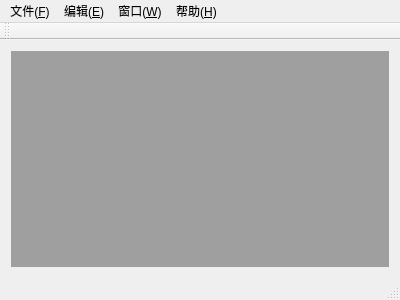
<?xml version="1.0" encoding="UTF-8"?>
<ui version="4.0">
 <class>MainWindow</class>
 <widget class="QMainWindow" name="MainWindow">
  <property name="geometry">
   <rect>
    <x>0</x>
    <y>0</y>
    <width>400</width>
    <height>300</height>
   </rect>
  </property>
  <property name="windowTitle">
   <string>MainWindow</string>
  </property>
  <widget class="QWidget" name="centralWidget">
   <layout class="QGridLayout" name="gridLayout">
    <item row="0" column="0">
     <widget class="QMdiArea" name="mdiArea"/>
    </item>
   </layout>
  </widget>
  <widget class="QMenuBar" name="menuBar">
   <property name="geometry">
    <rect>
     <x>0</x>
     <y>0</y>
     <width>400</width>
     <height>23</height>
    </rect>
   </property>
   <widget class="QMenu" name="menuF">
    <property name="title">
     <string>文件(&amp;F)</string>
    </property>
    <addaction name="actionNew"/>
    <addaction name="actionOpen"/>
    <addaction name="separator"/>
    <addaction name="actionSave"/>
    <addaction name="actionSaveAs"/>
    <addaction name="separator"/>
    <addaction name="actionExit"/>
   </widget>
   <widget class="QMenu" name="menuE">
    <property name="title">
     <string>编辑(&amp;E)</string>
    </property>
    <addaction name="actionUndo"/>
    <addaction name="actionRedo"/>
    <addaction name="separator"/>
    <addaction name="actionCut"/>
    <addaction name="actionCopy"/>
    <addaction name="actionPaste"/>
   </widget>
   <widget class="QMenu" name="menuW">
    <property name="title">
     <string>窗口(&amp;W)</string>
    </property>
    <addaction name="actionClose"/>
    <addaction name="actionCloseAll"/>
    <addaction name="separator"/>
    <addaction name="actionTile"/>
    <addaction name="actionCasecade"/>
    <addaction name="separator"/>
    <addaction name="actionNext"/>
    <addaction name="actionPrevious"/>
   </widget>
   <widget class="QMenu" name="menuH">
    <property name="title">
     <string>帮助(&amp;H)</string>
    </property>
    <addaction name="actionAbout"/>
    <addaction name="actionAboutQt"/>
   </widget>
   <addaction name="menuF"/>
   <addaction name="menuE"/>
   <addaction name="menuW"/>
   <addaction name="menuH"/>
  </widget>
  <widget class="QToolBar" name="mainToolBar">
   <attribute name="toolBarArea">
    <enum>TopToolBarArea</enum>
   </attribute>
   <attribute name="toolBarBreak">
    <bool>false</bool>
   </attribute>
  </widget>
  <widget class="QStatusBar" name="statusBar"/>
  <action name="actionNew">
   <property name="text">
    <string>新建文件(&amp;N)</string>
   </property>
   <property name="toolTip">
    <string>新建文件</string>
   </property>
   <property name="shortcut">
    <string>Ctrl+N</string>
   </property>
  </action>
  <action name="actionOpen">
   <property name="text">
    <string>打开文件(&amp;O)...</string>
   </property>
   <property name="toolTip">
    <string>打开文件</string>
   </property>
   <property name="shortcut">
    <string>Ctrl+O</string>
   </property>
  </action>
  <action name="actionSave">
   <property name="text">
    <string>保存(&amp;S)</string>
   </property>
   <property name="toolTip">
    <string>保存</string>
   </property>
   <property name="shortcut">
    <string>Ctrl+S</string>
   </property>
  </action>
  <action name="actionSaveAs">
   <property name="text">
    <string>另存为(&amp;A)...</string>
   </property>
   <property name="toolTip">
    <string>另存为</string>
   </property>
  </action>
  <action name="actionExit">
   <property name="text">
    <string>退出(&amp;X)</string>
   </property>
   <property name="toolTip">
    <string>退出</string>
   </property>
  </action>
  <action name="actionUndo">
   <property name="text">
    <string>撤销(&amp;U)</string>
   </property>
   <property name="toolTip">
    <string>撤销</string>
   </property>
   <property name="shortcut">
    <string>Ctrl+Z</string>
   </property>
  </action>
  <action name="actionRedo">
   <property name="text">
    <string>恢复(&amp;R)</string>
   </property>
   <property name="toolTip">
    <string>恢复</string>
   </property>
   <property name="shortcut">
    <string>Ctrl+Y</string>
   </property>
  </action>
  <action name="actionCut">
   <property name="text">
    <string>剪切(&amp;T)</string>
   </property>
   <property name="toolTip">
    <string>剪切</string>
   </property>
   <property name="shortcut">
    <string>Ctrl+X</string>
   </property>
  </action>
  <action name="actionCopy">
   <property name="text">
    <string>复制(&amp;C)</string>
   </property>
   <property name="toolTip">
    <string>复制</string>
   </property>
   <property name="shortcut">
    <string>Ctrl+C</string>
   </property>
  </action>
  <action name="actionPaste">
   <property name="text">
    <string>黏贴(&amp;P)</string>
   </property>
   <property name="toolTip">
    <string>黏贴</string>
   </property>
   <property name="shortcut">
    <string>Ctrl+V</string>
   </property>
  </action>
  <action name="actionClose">
   <property name="text">
    <string>关闭(&amp;O)</string>
   </property>
   <property name="toolTip">
    <string>关闭</string>
   </property>
  </action>
  <action name="actionCloseAll">
   <property name="text">
    <string>关闭所有窗口(&amp;A)</string>
   </property>
   <property name="toolTip">
    <string>关闭所有窗口</string>
   </property>
  </action>
  <action name="actionTile">
   <property name="text">
    <string>平铺(&amp;T)</string>
   </property>
   <property name="toolTip">
    <string>平铺</string>
   </property>
  </action>
  <action name="actionCasecade">
   <property name="text">
    <string>层叠(&amp;C)</string>
   </property>
   <property name="toolTip">
    <string>层叠</string>
   </property>
  </action>
  <action name="actionNext">
   <property name="text">
    <string>下一个(&amp;X)</string>
   </property>
   <property name="toolTip">
    <string>下一个</string>
   </property>
   <property name="shortcut">
    <string>Ctrl+Tab</string>
   </property>
  </action>
  <action name="actionPrevious">
   <property name="text">
    <string>前一个(&amp;V)</string>
   </property>
   <property name="toolTip">
    <string>前一个</string>
   </property>
  </action>
  <action name="actionAbout">
   <property name="text">
    <string>关于(&amp;A)</string>
   </property>
   <property name="toolTip">
    <string>关于</string>
   </property>
  </action>
  <action name="actionAboutQt">
   <property name="text">
    <string>关于Qt(&amp;Q)</string>
   </property>
   <property name="toolTip">
    <string>关于Qt</string>
   </property>
  </action>
 </widget>
 <layoutdefault spacing="6" margin="11"/>
 <resources/>
 <connections/>
</ui>
